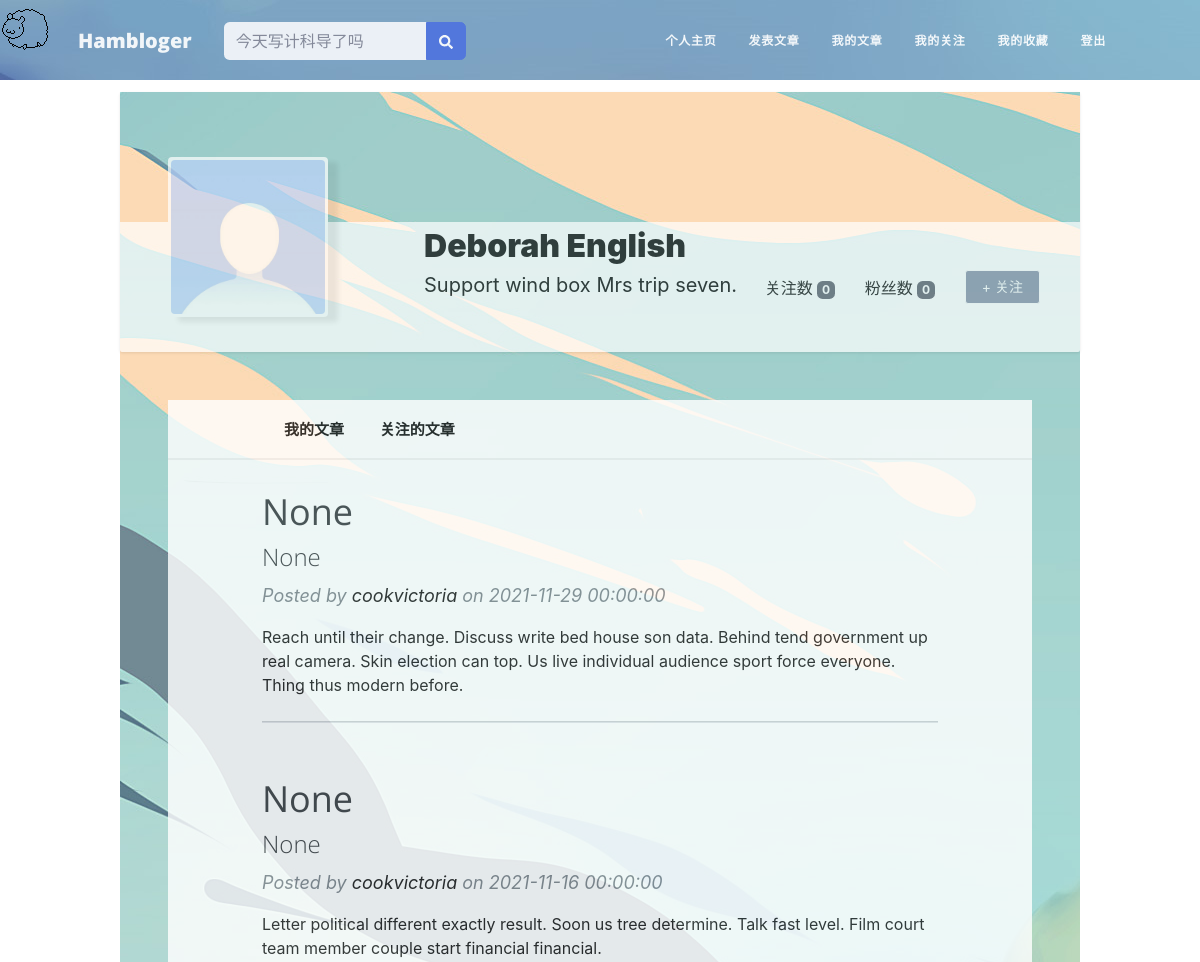
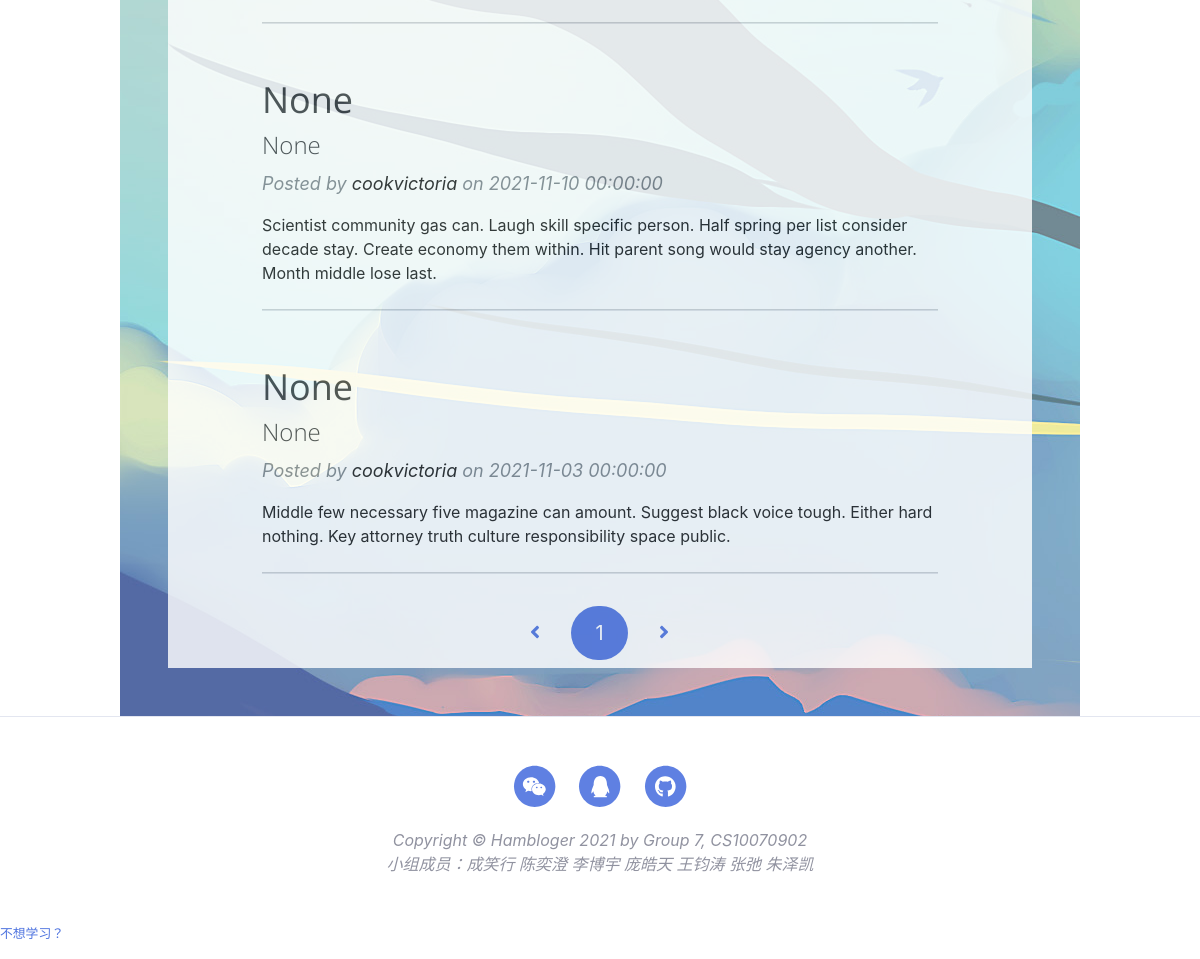
/user/cookvictoria (signed in), run on the app's committed database (2 pictures, top to bottom).
### app/models.py (models this page shows, shortened)
class User(UserMixin, db.Model):
    __tablename__ = 'users'
    id = db.Column(db.Integer, primary_key=True)
    email = db.Column(db.String(64), unique=True, index=True)
    username = db.Column(db.String(64), unique=True, index=True)
    role_id = db.Column(db.Integer, db.ForeignKey('roles.id'))  # 每一个用户只能有一个角色
    password_hash = db.Column(db.String(128))
    confirmed = db.Column(db.Boolean, default=True)
    name = db.Column(db.String(64))
    location = db.Column(db.String(64))
    about_me = db.Column(db.Text())
    member_since = db.Column(db.DateTime(), default=datetime.now)
    last_seen = db.Column(db.DateTime(), default=datetime.now)
    posts = db.relationship('Post', backref='author', lazy='dynamic')
    followed = db.relationship('Follow',
                               foreign_keys=[Follow.follower_id],
                               backref=db.backref('follower', lazy='joined'),
                               lazy='dynamic',
                               cascade='all, delete-orphan')
    followers = db.relationship('Follow',
                                foreign_keys=[Follow.followed_id],
                                backref=db.backref('followed', lazy='joined'),
                                lazy='dynamic',
                                cascade='all, delete-orphan')
    @property
    def password(self):
        raise AttributeError("Password is not a readable attribute")
    def can(self, perm):
        return self.role is not None and self.role.has_permission(perm)
    def is_administrator(self):
        return self.can(Permission.ADMIN)
    def ping(self):
        self.last_seen = datetime.utcnow()
        db.session.add(self)
        db.session.commit()
    def is_following(self, user):
        if user.id is None:
            return False
        return self.followed.filter_by(
            followed_id=user.id).first() is not None

class Post(db.Model):
    __tablename__ = 'posts'
    id = db.Column(db.Integer, primary_key=True)
    body = db.Column(db.Text)
    body_html = db.Column(db.Text)
    timestamp = db.Column(db.DateTime, index=True, default=datetime.now)
    author_id = db.Column(db.Integer, db.ForeignKey('users.id'))
    title = db.Column(db.String(64))
    sub_title = db.Column(db.String(64))

### app/main/views.py (the view)
@main.route('/user/<username>')
def user(username):
    user = User.query.filter_by(username=username).first()
    if user is None:
        abort(404)
    posts = user.posts.order_by(Post.timestamp.desc()).all()
    edit_post = Post.query.order_by(Post.id.desc()).first()
    page = request.args.get('page', 1, type=int)
    pagination = user.posts.order_by(Post.timestamp.desc()).paginate(
        page, per_page=current_app.config['HAMBLOGER_POSTS_PER_PAGE'],
        error_out=False)
    return render_template('user.html', user=user, posts=posts, endpoint='.user', pagination=pagination, edit_post=edit_post)

### app/auth/views.py (called while the page is built)
@auth.before_app_request
def before_request():
    if current_user.is_authenticated:
        current_user.ping()
        if not current_user.confirmed and request.endpoint \
                and request.blueprint != 'auth' and request.endpoint != 'static':
            return redirect(url_for('auth.unconfirmed'))

### app/main/__init__.py (called while the page is built)
@main.app_context_processor
def inject_permissions():
    return dict(Permission=Permission)

### app/models.py (called while the page is built)
@login_manager.user_loader
def load_user(user_id):
    return User.query.get(int(user_id))

    def has_permission(self, perm):
        return self.permissions & perm == perm  # 使用位运算检查特定权限

### app/templates/user.html (shortened to what this page needs)
{% extends "base.html" %}
{% import "_macros.html" as macros %}
{% block head %}
<link href="{{ url_for('static',filename='css/user.css') }}" rel="stylesheet">
<link href="{{ url_for('static', filename='css/admin.css') }}"
      rel="stylesheet"/>
<header class="user-top-cover"></header>
{% endblock %}
{% block page_content %}
<link href="{{ url_for('static',filename='css/index.css') }}" rel="stylesheet">
<div class="page-container">
    <div class="user-container">
        <div class="user-cover-container masthead"></div>
        <div class="user-profile-container">
            <div class="user-mask-container">
                <div class="user-mask">
                    <img src="../static/mask/{{user.id}}.png" class="user-mask-img">
                </div>
            </div>
            <div class="user-information-container">
                <div class="username-container">
                    <span class="username"> {{ user.name }} </span>
                </div>
                <div class="about_me-container">
                    {% if user.about_me %}<span class="about_me">{{ user.about_me }}</span>{% endif %}
                </div>
            </div>
            <div class="user-operation-container">
                {% if user == current_user %}
                <div class="edit-pro-operation-container">
                    <a href="{{ url_for('.edit_profile') }}">
                        <button type="button" class="edit-profile-button">
                            <span>编辑个人资料</span>
                        </button>
                    </a>
                </div>
                {% else %}
                    {% if current_user.can(Permission.FOLLOW) and user != current_user %}
                        {% if not current_user.is_following(user) %}
                        <div class="edit-pro-operation-container">
                            <a href="{{ url_for('.follow', username=user.username) }}">
                                <button type="button" class="follow-button">
                                    <span>+ 关注</span>
                                </button>
                            </a>
                        </div>
                        {% endif %}
                    {% endif %}
                {% endif %}
                <div class="follow-operation-container">
                    <a class="option-link" href="{{ url_for('.followers', username=user.username) }}">
                        粉丝数 <span class="badge badge-dark">{{ user.followers.count() - 1 }}</span>
                    </a>
                </div>
                <div class="follow-operation-container">
                    <a class="option-link" href="{{ url_for('.followed_by', username=user.username) }}">
                        关注数 <span class="badge badge-dark">{{ user.followed.count() - 1 }}</span>
                    </a>
                </div>
            </div>
        </div>
    </div>
    <div class="container main-show-container py-5">
        <div class="container main-show-container">
            <ul class="option-bar">
                <li class="option-item">
                    <a class="option-link" href="">
                        我的文章
                    </a>
                    <a class="option-link" href="{{ url_for('.show_followed') }}">
                        关注的文章
                    </a>
                </li>
            </ul>
            <div class="main-content-box">
                <div class="container px-10">
                    {% for post in posts %}
                    <div class="row gx-8 justify-content-center">
                        <div class="col-10">
                            <div class="post-preview">
                                <a href="{{ url_for('.post', id=post.id) }}">
                                    <h3 class="post-title">{{ post.title }}</h3>
                                    <h4 class="post-subtitle">{{ post.sub_title }}</h4>
                                </a>
                                <p class="post-meta">
                                    Posted by
                                    <a href="{{ url_for('.user', username=post.author.username) }}"
                                       class="context-user-link">
                                        {{ post.author.username }}
                                    </a>
                                    on {{ post.timestamp.strftime('%Y-%m-%d %H:%M:%S') }}
                                </p>
                                <span>
                                    {{ post.body }}
                                </span>
                            </div>
                            <hr class="my-4"/>
                        </div>
                    </div>
                    {% endfor %}
                </div>
                {% if pagination %}
                <div class="pagination">
                    {{ macros.pagination_widget(pagination, endpoint, username = user.username) }}
                </div>
                {% endif %}
            </div>
        </div>
    </div>
</div>
{% endblock %}

### app/static/css/base.css (style rules this page uses)
body { background-color: rgb(246, 246, 246); margin: 0; padding: 0; }
div { margin: 0; padding: 0; display: block; }
.page-container { display: block; margin-left: 15%; margin-right: 15%; width: 70%; }

### app/static/css/user.css (style rules this page uses)
.page-container { background-image: url('../img/page-bg.jpg'); display: block; margin-left: 10%; margin-right: 10%; width: 80%; }
.user-container { background-image: url('../img/page-bg.jpg'); display: block; background-color: rgb(255, 255, 255); margin: 12px auto 0; height: 260px; box-shadow: 0 1px 3px rgba(18, 18, 18, .1); border-radius: 2px; }
.container { opacity: 0.9; color: rgb(0, 0, 0); }
.user-cover-container { border-top-left-radius: 2px; border-top-right-radius: 2px; height: 50%; }
.user-profile-container { height: 50%; opacity: 0.7; background-color: rgb(255, 255, 255); color: rgb(0, 0, 0); border-bottom-left-radius: 2px; border-bottom-right-radius: 2px; }
.user-mask-container { opacity: 1; float: left; position: relative; top: -50%; left: 5%; width: 160px; height: 160px; }
.user-mask { background-color: rgb(255, 255, 255); width: 160px; height: 160px; box-shadow: 10px 5px 5px rgba(18, 18, 18, .1); border-radius: 4px; }
.user-mask-img { margin: 2%; width: 96%; height: 96%; border-radius: 4px; }
.user-information-container { float: left; width: 50%; padding-left: 15%; }
.username { font-size: 32px; font-weight: 900; }
.about_me-container { height: 30px; overflow: hidden; }
.about_me { font-size: 20px; font-weight: 400; }
.user-operation-container { padding-top: 5%; float: right; }
.user-operation-container button { margin-right: 40px; padding: 0 16px; font-size: 14px; line-height: 32px; text-align: center; cursor: pointer; border: 1px solid; border-radius: 3px; }
.follow-button { color: rgb(252, 252, 252); background-color: #8590a6; border-color: #8590a6; }
.user-top-cover { background-image: url('../img/user-bg.jpg'); height: 80px; }
.option-bar { background-color: rgb(255, 255, 255); border-bottom: 2px solid rgb(240, 240, 240); height: 60px; line-height: 60px; list-style-type: none; padding: 0; margin-bottom: 0; overflow: hidden; position: -webkit-sticky; position: sticky; width: 100%; }
.option-item { float: left; font-size: 15px; font-weight: 600; padding-left: 100px; }
.option-item a { display: inline; padding: 16px; }
.option-link { text-decoration: none; color: rgb(12, 12, 12); }
.main-content-box { background-color: rgb(255, 255, 255); }
.follow-operation-container { float: right; padding-right: 20px; padding-top: 6px; width: 100px; }
.edit-pro-operation-container { float: right; }
.main-show-container { margin: 0 auto; width: 80%; }

### app/static/css/index.css (style rules this page uses)
.page-container { background-color: rgb(255, 255, 255); color: rgb(0, 0, 0); }
.pagination { margin: 0 auto; }
.context-user-link { text-decoration: none; color: #000000; }

### data on the page
User: name "Deborah English", about_me "Support wind box Mrs trip seven.…"
Post: title "None", sub_title "None", author.username "cookvictoria", timestamp "2021-11-29 00:00:00", body "Reach until their change. Discuss write bed house son data. Behind tend government up real camera. Skin election can top. Us live individual audience sport force everyone. Thing thus modern before."
Post: title "None", sub_title "None", author.username "cookvictoria", timestamp "2021-11-16 00:00:00", body "Letter political different exactly result. Soon us tree determine. Talk fast level. Film court team member couple start financial financial."
Post: title "None", sub_title "None", author.username "cookvictoria", timestamp "2021-11-10 00:00:00", body "Scientist community gas can. Laugh skill specific person. Half spring per list consider decade stay. Create economy them within. Hit parent song would stay agency another. Month middle lose last."
Post: title "None", sub_title "None", author.username "cookvictoria", timestamp "2021-11-03 00:00:00", body "Middle few necessary five magazine can amount. Suggest black voice tough. Either hard nothing. Key attorney truth culture responsibility space public."

### other printed values
{{ user.followers.count() - 1 }} "0"
{{ user.followed.count() - 1 }} "0"
{{ p }} "1"
